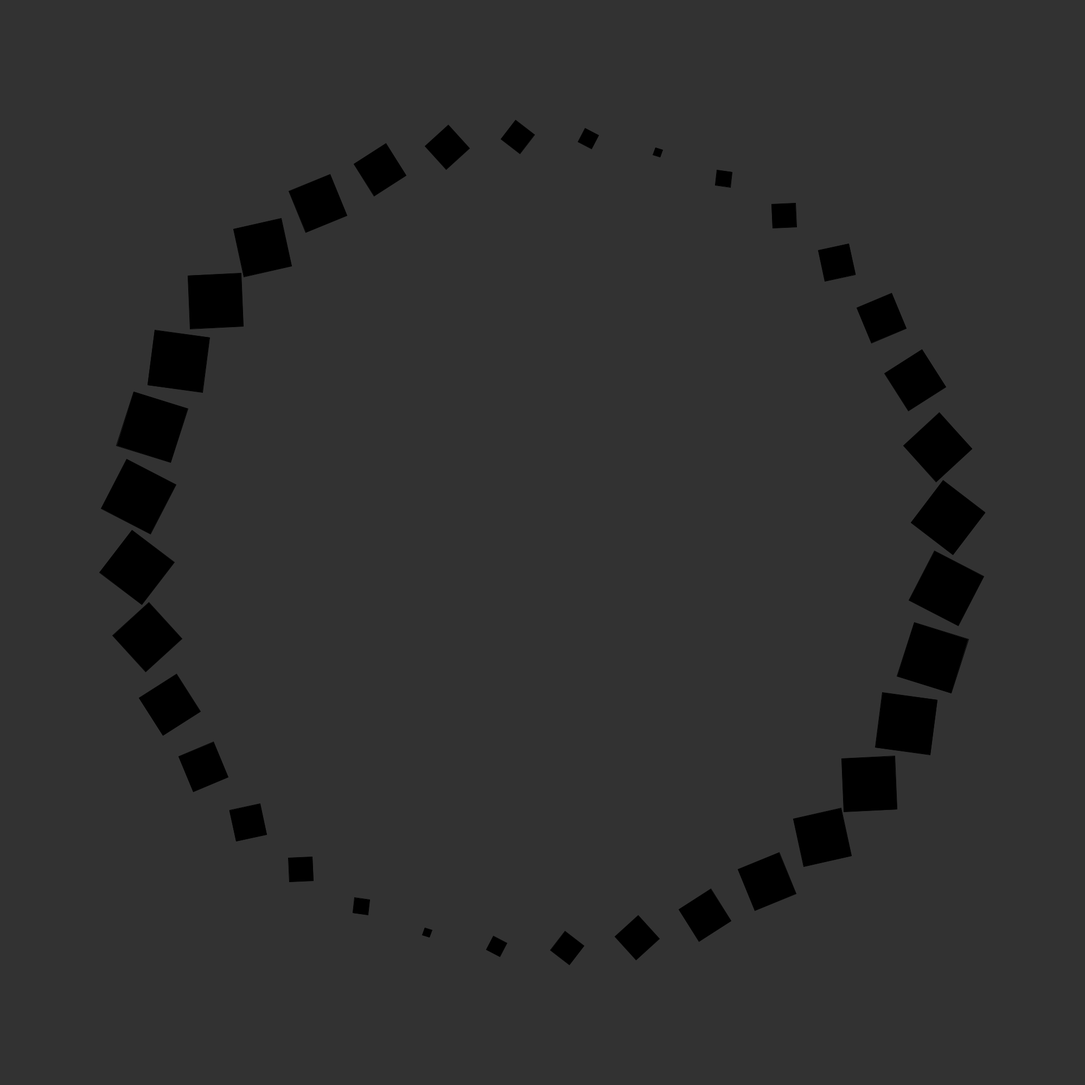
Frame 1 (no input)
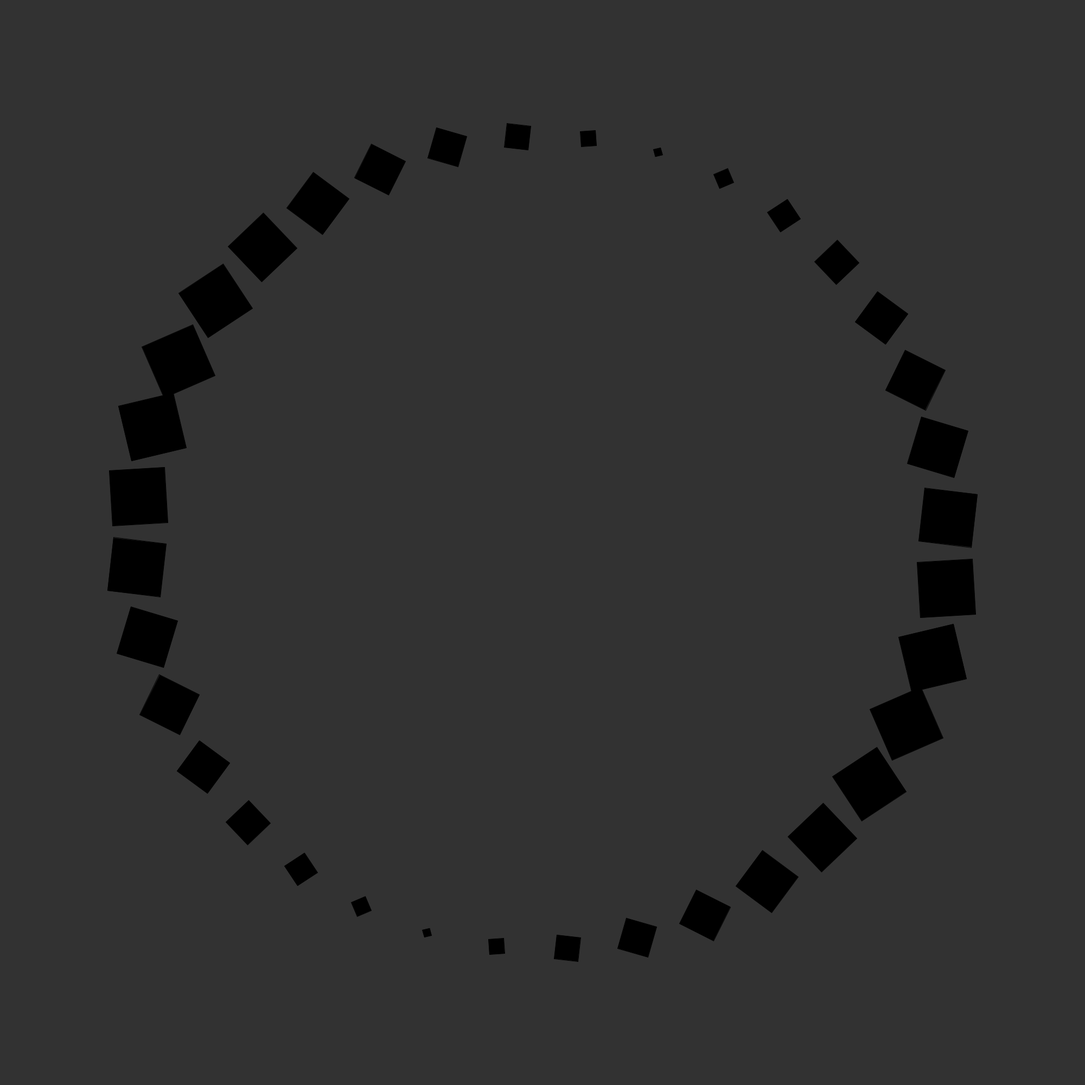
Frame 60 (the mouse pressed at the canvas centre just before this capture)
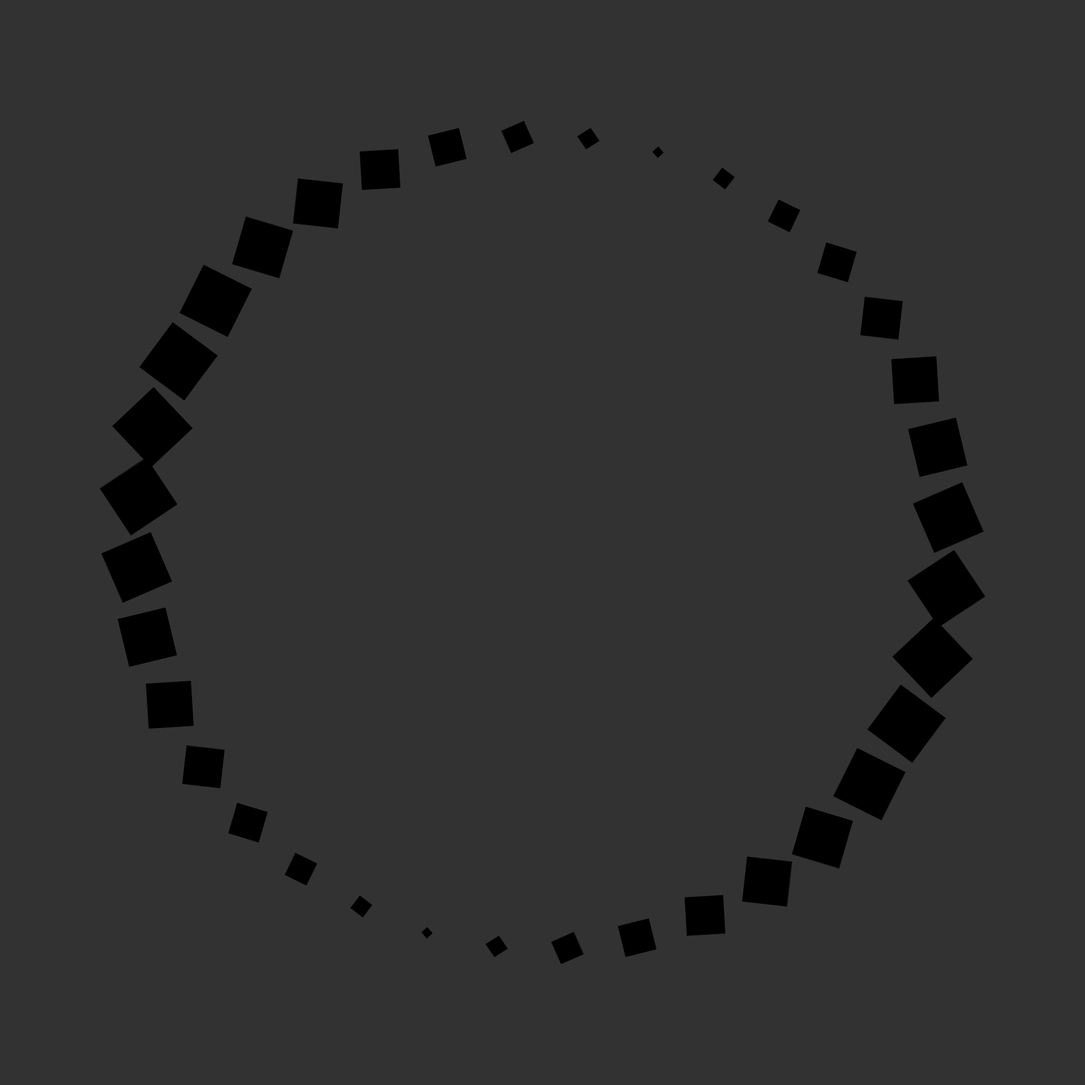
Frame 120 (the mouse held since frame 60 and released just before this capture)

The Processing sketch that drew these frames (run headless with seeded random() and noise(); from frame 60 on, the mouse is pressed at the canvas centre):

// Processing sketch: spiralled_squares_two
// ── spiralled_squares_two.pde
int default_radius = 750;
int current_iteration = 1;
int default_square_size = 30;

void setup() {
  size(2000, 2000);
  background(50);
  translate(width/2, height/2);
  rectMode(RADIUS);
 
}

void draw() {
  clear();
  background(50);
  translate(width/2, height/2);
  rotate(5);
  for (int i = 0; i < 360; i += 10) {
    float theta = radians(i);
    float sin_theta = sin(theta);
    float cos_theta = cos(theta);
    
    int x = int(default_radius * sin_theta);
    int y = int(default_radius * cos_theta);
    int square_size = int( float(default_square_size) * ( abs(cos_theta) * 1.5 ) + 7 );
    
    pushMatrix();
    translate(x, y);
    rotate(radians(i+frameCount));
    fill(0);
    rect(0,0, square_size, square_size);
    popMatrix();
  }
}
